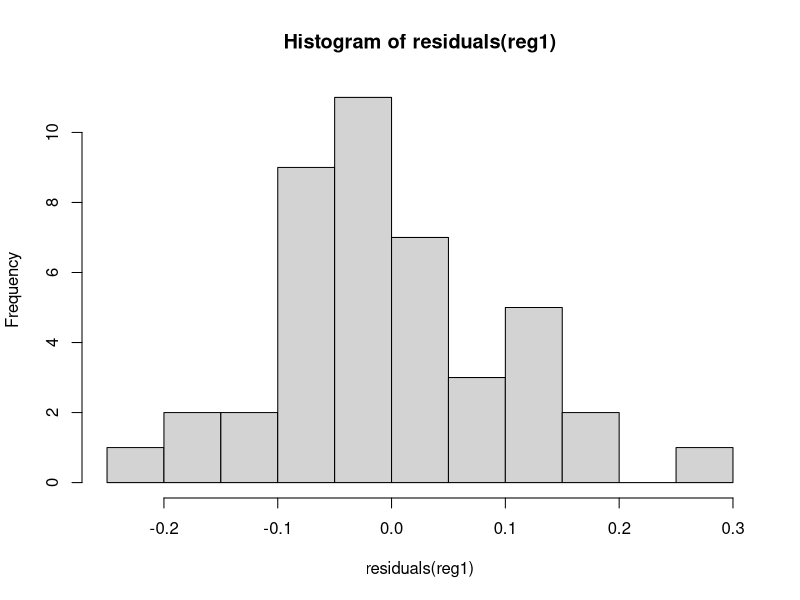

Reproduce this figure in R.
# Computing a multiple regression

# Load data
?USJudgeRatings
data(USJudgeRatings)
USJudgeRatings[1:5, ]

# Basic multiple regression
reg1 <- lm(RTEN ~ CONT + INTG + DMNR + DILG + CFMG + 
           DECI + PREP + FAMI + ORAL + WRIT + PHYS,
           data = USJudgeRatings)
reg1  # Gives the coefficients only
summary(reg1)  # Much more

# More detailed summaries
anova(reg1)
coef(reg1)  # Or coefficients(reg1)
confint(reg1)  # CI for coefficients
resid(reg1)  # Or residuals; Residuals case-by-case
hist(residuals(reg1))  # Histogram of residuals
# And others

# Possibility of stepwise variables selection
# (backwards and forwards); exercise caution!

# Backwards stepwise regression
# Repeating the first regression model, which contains
# all of the predictor variables and serves as the 
# starting point
reg1 <- lm(RTEN ~ CONT + INTG + DMNR + DILG + CFMG + 
           DECI + PREP + FAMI + ORAL + WRIT + PHYS,
           data = USJudgeRatings)
regb <- step(reg1,
             direction = "backward",
             trace = 0)  # Don't print the steps
summary(regb)

# Forwards stepwise regression
# Start with model that has nothing but a constant
reg0 <- lm(RTEN ~ 1, data = USJudgeRatings)  # Minimal model
reg0
regf <- step(reg0,  # Start with minimal model
             direction = "forward",
             scope = (~ CONT + INTG + DMNR + DILG + 
                        CFMG + DECI + PREP + FAMI + 
                        ORAL + WRIT + PHYS),
             data = USJudgeRatings,
             trace = 0)  # Don't print the steps
summary(regf)

# For many more options, see the "rms" package
# ("Regression Modeling Strategies")

rm(list = ls())  # Clean up